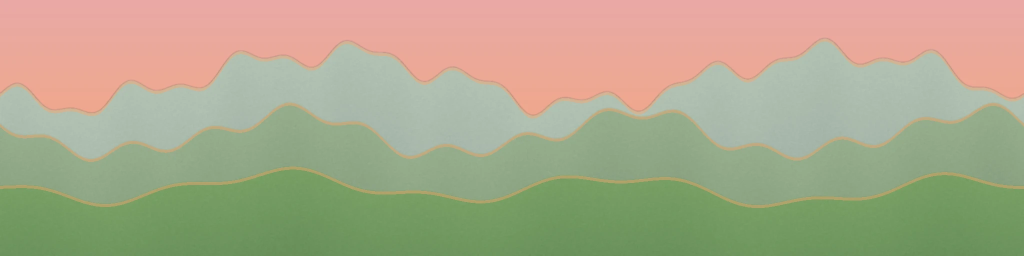
#> input picture gallery-courtyard/horizon/horizon-mid-valley_baked.webp, 2048 x 512 px (shown at 1/2 size)
$ python make.py
#> lines starting #> are read from the running program, lines starting #| are printed output that depends on the picture
# Original procedural wrought-iron fence bay, seed 352. Tiles horizontally (2 m per tile).
import numpy as np, json
from PIL import Image, ImageDraw, ImageFilter
W,H=2048,1024; S=2  # supersample
rng=np.random.default_rng(352)
m=Image.new('L',(W*S,H*S),0); d=ImageDraw.Draw(m)
#> after `m = Image.new('L', (W * S, H * S), 0)`: m: PIL image 4096x2048 L; every value is 0
px=W*S/2.0  # px per meter (2 m wide, 1 m tall)
def r(a,b,c,e): d.rectangle([a*px,b*px,c*px,e*px],255)
r(0,0.16,2,0.19); r(0,0.86,2,0.89)          # top / bottom rails
n=16
for i in range(n):                           # pickets 12.5 cm pitch
    x=(i+0.5)*2/n; r(x-0.009,0.06,x+0.009,0.97)
    d.polygon([(x*px,0.015*px),((x-0.022)*px,0.07*px),((x+0.022)*px,0.07*px)],255)  # spear finial
for i in range(0,n,2):                       # sun rings between pickets, mid band
    cx=(i+1)*2/n; cy=0.52; R=0.045*px; w=0.008*px
    d.ellipse([cx*px-R,cy*px-R,cx*px+R,cy*px+R],outline=255,width=int(w))
    d.ellipse([cx*px-R*.3,cy*px-R*.3,cx*px+R*.3,cy*px+R*.3],255)
r(0,0.0,0.03,0.0)  # noop
mask=m.resize((W,H),Image.LANCZOS)
a=np.asarray(mask).astype(np.float32)/255
# height for normal: blurred mask = rounded bars
h=np.asarray(mask.filter(ImageFilter.GaussianBlur(3))).astype(np.float32)/255
gy,gx=np.gradient(h); st=4.0
nx,ny,nz=-gx*st,-gy*st,np.ones_like(h); l=np.sqrt(nx**2+ny**2+nz**2)
#> after `nx, ny, nz = (-gx * st, -gy * st, np.ones_like(h))`: nz: shape (1024, 2048) float32; every value is 1
nrm=np.dstack([(nx/l+1)/2,(-ny/l+1)/2,nz/l])*255  # OpenGL +Y
nrm[a<0.02]=[128,128,255]
# albedo: dark iron w/ slate tint, grain, warm apricot paint wear on top edges
base=np.array([0x2B,0x2F,0x38],np.float32)
noise=Image.fromarray((rng.random((H//8,W//8))*255).astype(np.uint8)).resize((W,H),Image.BICUBIC)
nz2=(np.asarray(noise)/255.0-0.5)
col=base[None,None,:]*(1+0.25*nz2[...,None])
rim=np.clip(-gy*6,0,1)[...,None]  # upward-facing edges
col=col*(1-0.35*rim)+np.array([0xF7,0xA6,0x6E])*0.35*rim
# ochre accent on sun-ring cores
yy,xx=np.mgrid[0:H,0:W]
for i in range(0,n,2):
    cx=(i+1)*W/n; cy=0.52*H; dd=np.hypot(xx-cx,yy-cy)
    k=(dd<0.045*0.3*W/2+2)[...,None]*0.75
    col=col*(1-k)+np.array([0xF7,0xCC,0x3A])*0.85*k
#> this loop made 8 passes
#> pass 1, `col=col*(1-k)+np.array([0xF7,0xCC,0x3A])*0.85*k`:
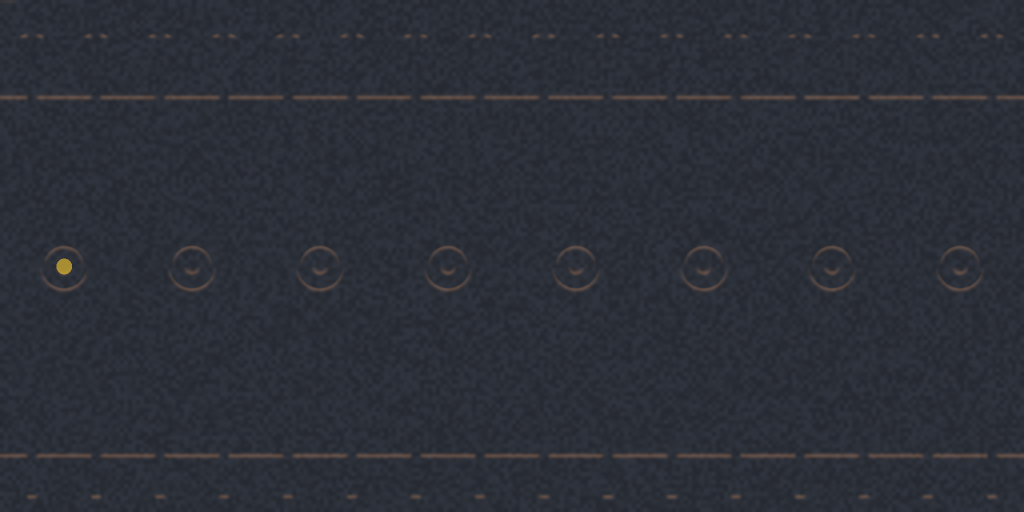
#> col: shape (1024, 2048, 3) float64 (shown at 1/2 size); mean of channels 0, 1, 2 44.1, 47.7, 56.3; drawn as R, G, B
alb=np.dstack([np.clip(col,0,255),a*255]).astype(np.uint8)
rough=np.clip((0.62+0.18*nz2-0.15*rim[...,0])*255,0,255).astype(np.uint8)
ao=np.clip(1-0.5*np.asarray(mask.filter(ImageFilter.GaussianBlur(24))).astype(np.float32)/255*(1-a),0,1)
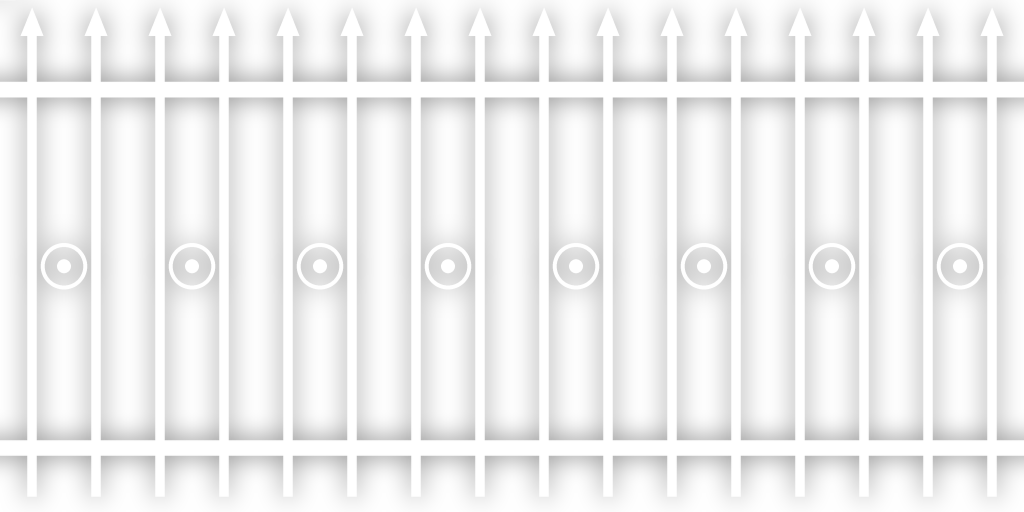
#> ao: shape (1024, 2048) float32 (shown at 1/2 size); min 0.722, max 1, mean 0.936
# AO strip: ground contact shadow for lawn/path under fence (2 m x 0.5 m)
gs=np.linspace(0,1,256)[:,None]; ao_strip=(255*(1-0.55*np.exp(-((gs-0.5)/0.18)**2))*np.ones((1,W))).astype(np.uint8)
def save(arr,name,mode):
#> called with name = 'fence-iron_albedo', mode = 'RGBA'
    im=Image.fromarray(arr,mode); im.save(name+'.webp',quality=92,lossless=(mode=='RGBA'))
    im.resize((im.width//2,im.height//2),Image.LANCZOS).save(name+'.phone.webp',quality=88)
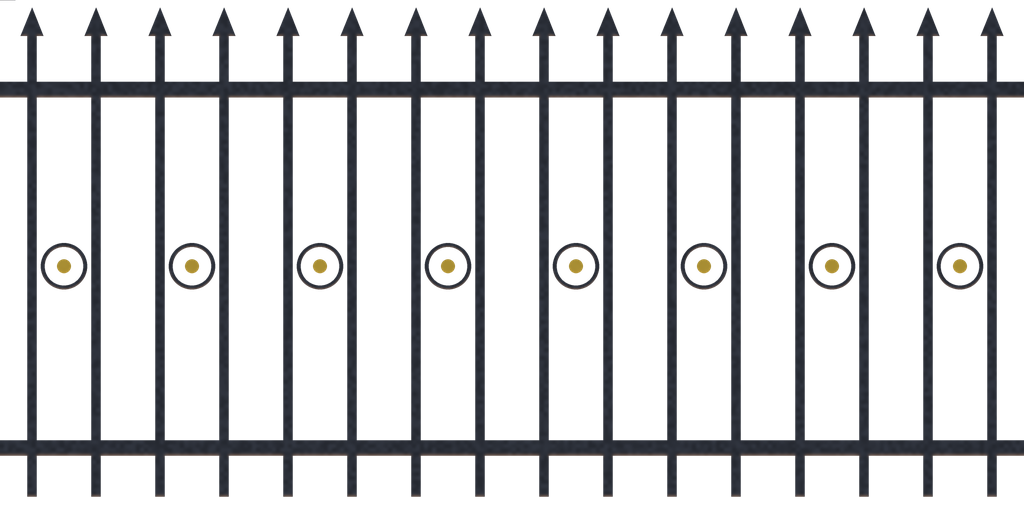
#> saved as fence-iron_albedo.phone.webp: PIL image 1024x512 RGBA; mean R, G, B, A 10.9, 11.4, 13, 52.3; transparent parts drawn white
    return im
A=save(alb,'fence-iron_albedo','RGBA'); A.save('fence-iron_albedo.png')
save(rough,'fence-iron_roughness','L'); save(nrm.astype(np.uint8),'fence-iron_normal','RGB')
#> call 2 of save, with name = 'fence-iron_roughness', mode = 'L'
#> in save (call 2), `im.resize((im.width//2,im.height//2),Image.LANCZOS).save(name+'.phone...`:
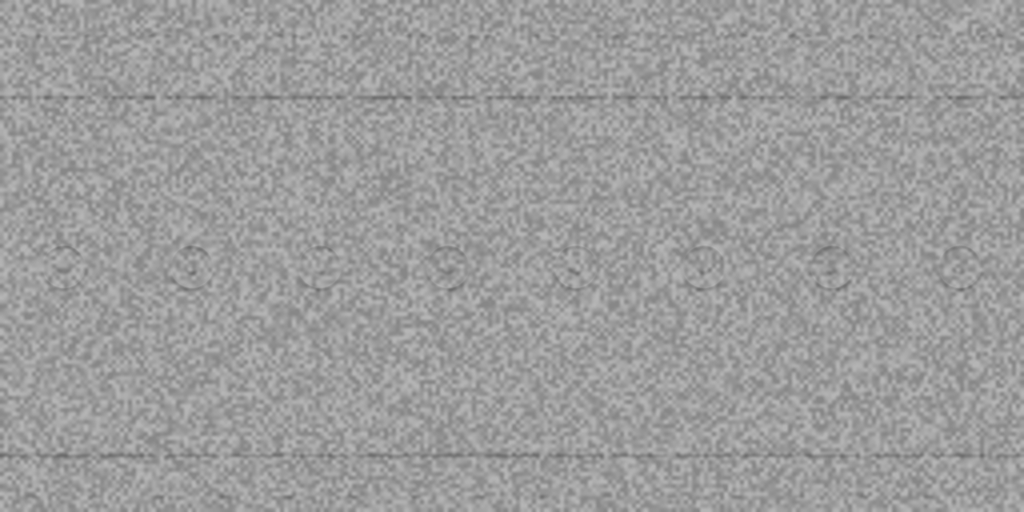
#> saved as fence-iron_roughness.phone.webp: PIL image 1024x512 L; min 106, max 182, mean 156.9
#> call 3 of save, with name = 'fence-iron_normal', mode = 'RGB'
#> in save (call 3), `im.resize((im.width//2,im.height//2),Image.LANCZOS).save(name+'.phone...`:
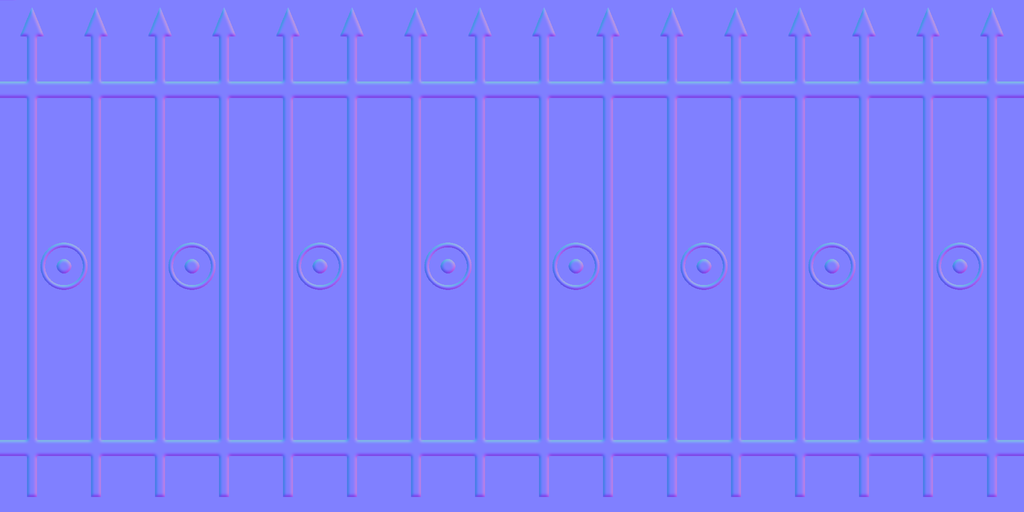
#> saved as fence-iron_normal.phone.webp: PIL image 1024x512 RGB; mean R, G, B 127.8, 127.8, 253
save(ao_strip,'fence-ground-ao-strip','L')
#> call 4 of save, with name = 'fence-ground-ao-strip', mode = 'L'
#> in save (call 4), `im.resize((im.width//2,im.height//2),Image.LANCZOS).save(name+'.phone...`:
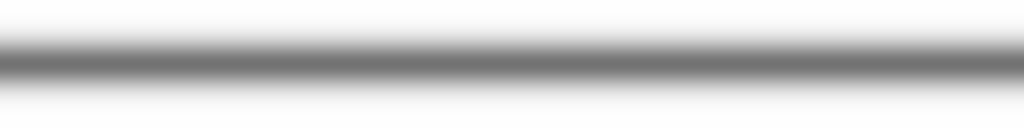
#> saved as fence-ground-ao-strip.phone.webp: PIL image 1024x128 L; min 114, max 254, mean 209.9
# preview: over baked horizon
bg=Image.open('../horizon/horizon-mid-valley_baked.webp').convert('RGBA').resize((W,H//2))
pv=Image.new('RGBA',(W,H+H//2),(243,230,216,255)); pv.paste(bg,(0,0))
pv.alpha_composite(A.resize((W//2,H//2)),(0,0)); pv.alpha_composite(A.resize((W//2,H//2)),(W//2,0))
for j,f in enumerate(['fence-iron_roughness.webp','fence-iron_normal.webp','fence-ground-ao-strip.webp']):
    pv.paste(Image.open(f).convert('RGBA').resize((W//3,H//3)),(j*W//3,H//2+40))
pv.paste(Image.fromarray(alb).resize((W//2,H//2)),(0,H//2+H//3+80))
pv.convert('RGB').save('preview.png')
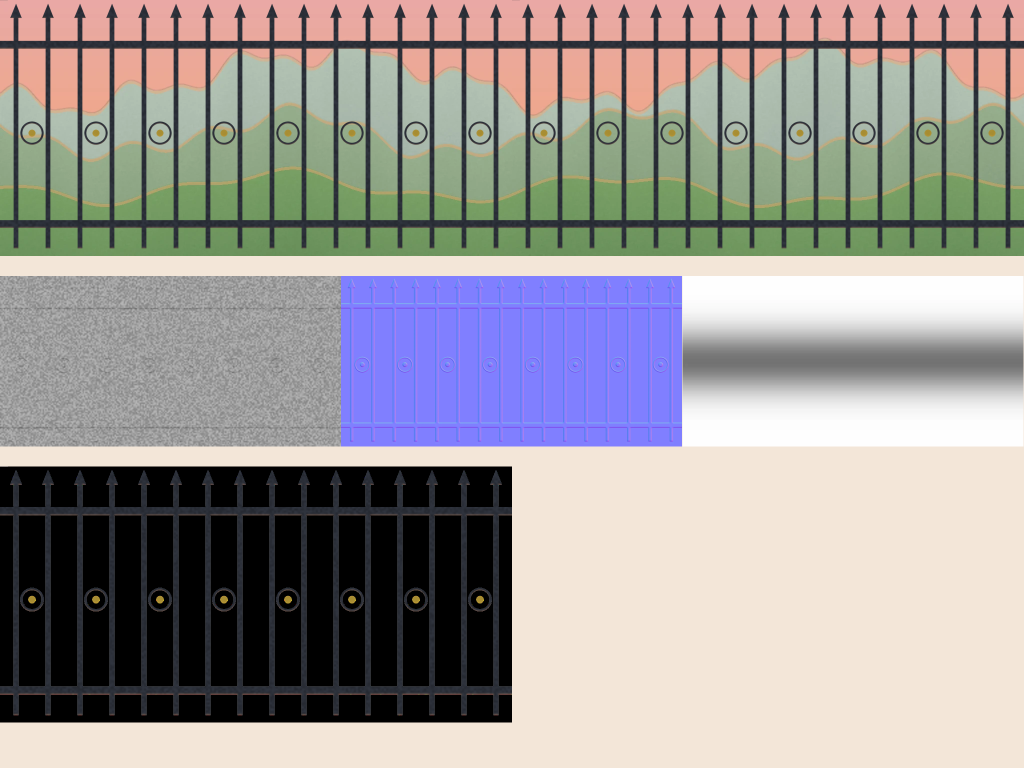
#> saved as preview.png: PIL image 2048x1536 RGB (shown at 1/2 size); mean R, G, B 154.6, 150.6, 149.1
